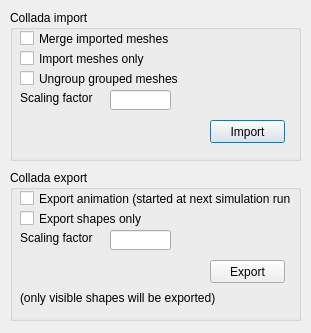
<?xml version="1.0" encoding="UTF-8"?>
<ui version="4.0">
 <class>CColladaDialog</class>
 <widget class="QDialog" name="CColladaDialog">
  <property name="geometry">
   <rect>
    <x>0</x>
    <y>0</y>
    <width>311</width>
    <height>333</height>
   </rect>
  </property>
  <property name="windowTitle">
   <string>Collada Import/Export</string>
  </property>
  <property name="locale">
   <locale language="English" country="UnitedStates"/>
  </property>
  <widget class="QGroupBox" name="groupBox">
   <property name="geometry">
    <rect>
     <x>10</x>
     <y>10</y>
     <width>291</width>
     <height>151</height>
    </rect>
   </property>
   <property name="title">
    <string>Collada import</string>
   </property>
   <widget class="QCheckBox" name="qqImportMeshesOnly">
    <property name="geometry">
     <rect>
      <x>10</x>
      <y>40</y>
      <width>151</width>
      <height>17</height>
     </rect>
    </property>
    <property name="text">
     <string>Import meshes only</string>
    </property>
   </widget>
   <widget class="QCheckBox" name="qqMergeImport">
    <property name="geometry">
     <rect>
      <x>10</x>
      <y>20</y>
      <width>151</width>
      <height>17</height>
     </rect>
    </property>
    <property name="text">
     <string>Merge imported meshes</string>
    </property>
   </widget>
   <widget class="QLabel" name="label">
    <property name="geometry">
     <rect>
      <x>10</x>
      <y>80</y>
      <width>91</width>
      <height>16</height>
     </rect>
    </property>
    <property name="text">
     <string>Scaling factor</string>
    </property>
   </widget>
   <widget class="QLineEdit" name="qqImportScalingFactor">
    <property name="geometry">
     <rect>
      <x>100</x>
      <y>80</y>
      <width>61</width>
      <height>20</height>
     </rect>
    </property>
   </widget>
   <widget class="QPushButton" name="qqImport">
    <property name="geometry">
     <rect>
      <x>200</x>
      <y>110</y>
      <width>75</width>
      <height>23</height>
     </rect>
    </property>
    <property name="text">
     <string>Import</string>
    </property>
   </widget>
   <widget class="QCheckBox" name="qqImportUngroup">
    <property name="geometry">
     <rect>
      <x>10</x>
      <y>60</y>
      <width>181</width>
      <height>17</height>
     </rect>
    </property>
    <property name="text">
     <string>Ungroup grouped meshes</string>
    </property>
   </widget>
  </widget>
  <widget class="QGroupBox" name="groupBox_2">
   <property name="geometry">
    <rect>
     <x>10</x>
     <y>170</y>
     <width>291</width>
     <height>151</height>
    </rect>
   </property>
   <property name="title">
    <string>Collada export</string>
   </property>
   <widget class="QCheckBox" name="qqExportShapesOnly">
    <property name="geometry">
     <rect>
      <x>10</x>
      <y>40</y>
      <width>151</width>
      <height>17</height>
     </rect>
    </property>
    <property name="text">
     <string>Export shapes only</string>
    </property>
   </widget>
   <widget class="QLineEdit" name="qqExportScalingFactor">
    <property name="geometry">
     <rect>
      <x>100</x>
      <y>60</y>
      <width>61</width>
      <height>20</height>
     </rect>
    </property>
   </widget>
   <widget class="QLabel" name="label_2">
    <property name="geometry">
     <rect>
      <x>10</x>
      <y>60</y>
      <width>91</width>
      <height>16</height>
     </rect>
    </property>
    <property name="text">
     <string>Scaling factor</string>
    </property>
   </widget>
   <widget class="QCheckBox" name="qqExportAnimation">
    <property name="geometry">
     <rect>
      <x>10</x>
      <y>20</y>
      <width>271</width>
      <height>17</height>
     </rect>
    </property>
    <property name="text">
     <string>Export animation (started at next simulation run)</string>
    </property>
   </widget>
   <widget class="QPushButton" name="qqExport">
    <property name="geometry">
     <rect>
      <x>200</x>
      <y>90</y>
      <width>75</width>
      <height>23</height>
     </rect>
    </property>
    <property name="text">
     <string>Export</string>
    </property>
   </widget>
   <widget class="QLabel" name="label_3">
    <property name="geometry">
     <rect>
      <x>10</x>
      <y>120</y>
      <width>271</width>
      <height>16</height>
     </rect>
    </property>
    <property name="text">
     <string>(only visible shapes will be exported)</string>
    </property>
   </widget>
  </widget>
 </widget>
 <tabstops>
  <tabstop>qqMergeImport</tabstop>
  <tabstop>qqImportMeshesOnly</tabstop>
  <tabstop>qqImportUngroup</tabstop>
  <tabstop>qqImportScalingFactor</tabstop>
  <tabstop>qqImport</tabstop>
  <tabstop>qqExportAnimation</tabstop>
  <tabstop>qqExportShapesOnly</tabstop>
  <tabstop>qqExportScalingFactor</tabstop>
  <tabstop>qqExport</tabstop>
 </tabstops>
 <resources/>
 <connections/>
</ui>
